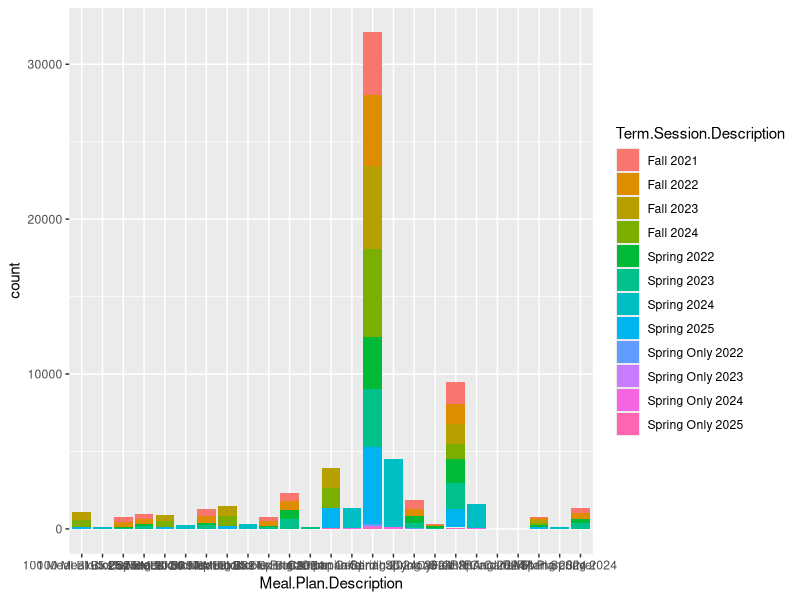

Here is the R script that generated this plot:
library(dplyr)
library(ggplot2)

joined_Data <- read.csv("./data_folder/transformed_data/Combined_Data.csv")

ggplot(joined_Data, aes(x = Meal.Plan.Description, fill = Term.Session.Description)) + geom_bar()
       